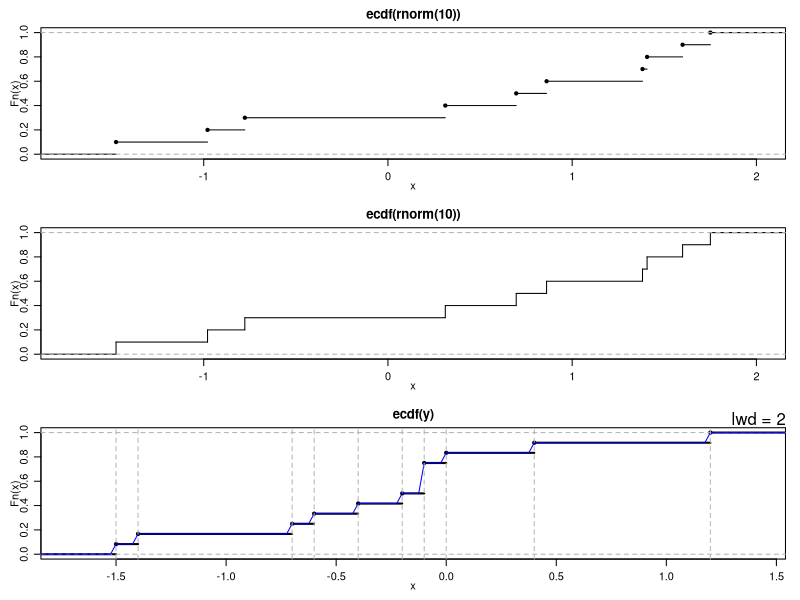
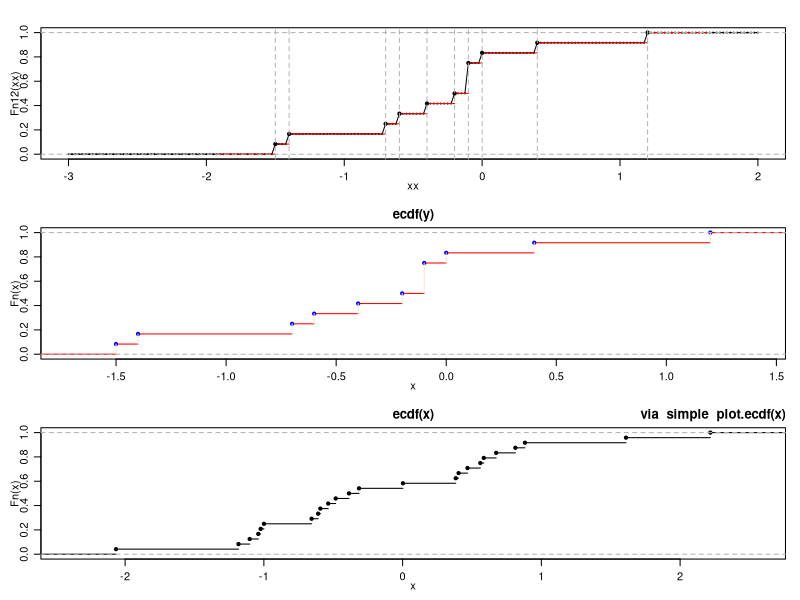

Source code (R) for these figures, in order:
x <- rnorm(12)
Fn <- ecdf(x)
Fn     # a *function*
Fn(x)  # returns the percentiles for x
tt <- seq(-2, 2, by = 0.1)
12 * Fn(tt) # Fn is a 'simple' function {with values k/12}
summary(Fn)
##--> see below for graphics
knots(Fn)  # the unique data values {12 of them if there were no ties}

y <- round(rnorm(12), 1); y[3] <- y[1]
Fn12 <- ecdf(y)
Fn12
knots(Fn12) # unique values (always less than 12!)
summary(Fn12)
summary.stepfun(Fn12)

## Advanced: What's inside the function closure?
ls(environment(Fn12))
##[1] "f"  "method"  "n"  "x"  "y"  "yleft"  "yright"
utils::ls.str(environment(Fn12))
stopifnot(all.equal(quantile(Fn12), quantile(y)))

###----------------- Plotting --------------------------
require(graphics)

op <- par(mfrow = c(3, 1), mgp = c(1.5, 0.8, 0), mar =  .1+c(3,3,2,1))

F10 <- ecdf(rnorm(10))
summary(F10)

plot(F10)
plot(F10, verticals = TRUE, do.points = FALSE)

plot(Fn12 , lwd = 2) ; mtext("lwd = 2", adj = 1)
xx <- unique(sort(c(seq(-3, 2, length = 201), knots(Fn12))))
lines(xx, Fn12(xx), col = "blue")
abline(v = knots(Fn12), lty = 2, col = "gray70")

plot(xx, Fn12(xx), type = "o", cex = .1)  #- plot.default {ugly}
plot(Fn12, col.hor = "red", add =  TRUE)  #- plot method
abline(v = knots(Fn12), lty = 2, col = "gray70")
## luxury plot
plot(Fn12, verticals = TRUE, col.points = "blue",
     col.hor = "red", col.vert = "bisque")

##-- this works too (automatic call to  ecdf(.)):
plot.ecdf(rnorm(24))
title("via  simple  plot.ecdf(x)", adj = 1)

par(op)